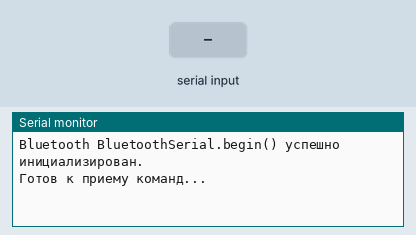
The sketch below on a simulated ESP32. On the bench: the last lines printed to the serial monitor. The inputs (shaded band) are chosen by the test bench. Nothing arrives over Bluetooth unless stated.

Above: at 1.2 s.
1.3 s: "1" received over the second serial link
At 2.0 s:
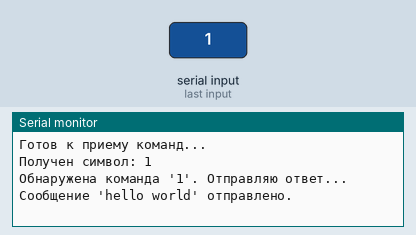
2.8 s: "0" received over the second serial link
At 3.3 s:
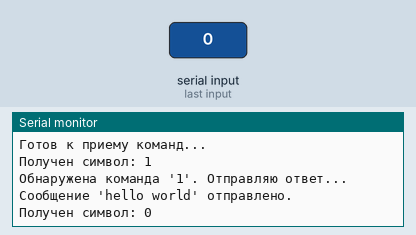
4.3 s: "2" received over the second serial link
At 5.6 s:
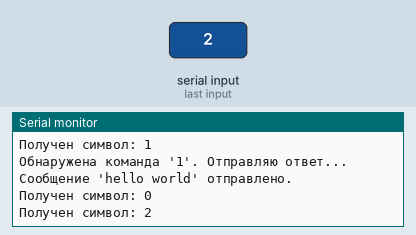

The sketch:

blutuz_test1.ino
```cpp
#include "BluetoothSerial.h" // Включаем библиотеку для работы с Bluetooth
#if !defined(CONFIG_BT_ENABLED) || !defined(CONFIG_BLUEDROID_ENABLED)
#error Bluetooth is not enabled! Please run `make menuconfig` to and enable it
#endif
BluetoothSerial SerialBT; // Создаем объект BluetoothSerial
void setup() {
  Serial.begin(115200); // Инициализация серийного порта для отладки (на монитор порта Arduino IDE)
  SerialBT.begin("ESP32_BT_Responder"); // Инициализация Bluetooth с именем устройства "ESP32_BT_Responder"

  Serial.println("Bluetooth BluetoothSerial.begin() успешно инициализирован.");
  Serial.println("Готов к приему команд...");
}
void loop() {
  // Проверяем, есть ли данные, полученные через Bluetooth
  if (SerialBT.available()) {
    SerialBT.println("введите 1 чтоб получить сообщение");
    char incomingChar = SerialBT.read(); // Читаем полученный символ
    Serial.print("Получен символ: ");
    Serial.println(incomingChar);
    // Проверяем, является ли полученный символ '1'
    if (incomingChar == '1') {
      Serial.println("Обнаружена команда '1'. Отправляю ответ...");
      // Отправляем сообщение "hello world" обратно через Bluetooth
      SerialBT.println("hello world");
      Serial.println("Сообщение 'hello world' отправлено.");
    }
  }
  // Здесь можно добавить другую логику, которая должна выполняться постоянно,
  // но в данном примере мы просто ждем команды.
  delay(10); // Небольшая задержка, чтобы не перегружать процессор
}
```

Measured:
- after the input at 1.3 s, the serial monitor: prints a new line at once (image 1)
- after the input at 2.8 s, the serial monitor: prints a new line at once (image 2)
- after the input at 4.3 s, the serial monitor: prints a new line at once (image 3)
